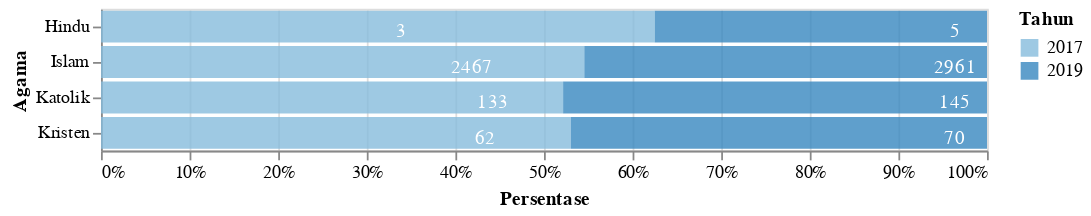

The code cell stored with this chart in its notebook:
### Markdown cell above
<h2> Kependudukan Berdasarkan Agama</h2>

### Code cell
df_2 = data('Agama')
df_2 = df_2.loc[df_2['Data']=='Kependudukan']
plot2 = plot_1(df_2,'Persentase','Agama',500)
plot2

### Figure 1 — Vega-Lite specification as saved in the notebook (floating-point values rounded to 4 significant figures)
{"config": {"view": {"continuousWidth": 400, "continuousHeight": 300}}, "layer": [{"mark": {"type": "bar", "opacity": 0.8}, "encoding": {"color": {"condition": {"type": "ordinal", "field": "Tahun", "scale": {"scheme": "blues"}, "selection": "selector001"}, "value": "lightgray"}, "x": {"type": "quantitative", "axis": {"format": ".0%"}, "field": "N", "stack": "normalize", "title": "Persentase"}, "y": {"type": "ordinal", "field": "Keterangan", "title": "Agama"}}, "selection": {"selector001": {"type": "single", "encodings": ["y", "color"]}}}, {"mark": {"type": "text", "color": "white", "dx": -18, "dy": 3}, "encoding": {"detail": {"type": "ordinal", "field": "Tahun"}, "text": {"type": "ordinal", "field": "N"}, "tooltip": [{"type": "quantitative", "field": "Tahun"}, {"type": "nominal", "field": "Keterangan"}, {"type": "quantitative", "field": "N"}, {"type": "nominal", "field": "Satuan"}], "x": {"type": "quantitative", "field": "N", "stack": "normalize"}, "y": {"type": "ordinal", "field": "Keterangan"}}, "selection": {"selector004": {"type": "interval", "bind": "scales", "encodings": ["x", "y"]}}}], "data": {"name": "data-d47213ecd7cbd7da2d227caef7d6c5f0"}, "width": 500, "$schema": "https://vega.github.io/schema/vega-lite/v4.8.1.json", "datasets": {"data-d47213ecd7cbd7da2d227caef7d6c5f0": [{"Tahun": 2017, "Kode": 1, "Data": "Kependudukan", "Kode Kategori": 1.4, "Kategori": "Agama", "Keterangan": "Islam", "N": 2961.0, "Satuan": "Orang"}, {"Tahun": 2017, "Kode": 1, "Data": "Kependudukan", "Kode Kategori": 1.4, "Kategori": "Agama", "Keterangan": "Kristen", "N": 70.0, "Satuan": "Orang"}, {"Tahun": 2017, "Kode": 1, "Data": "Kependudukan", "Kode Kategori": 1.4, "Kategori": "Agama", "Keterangan": "Katolik", "N": 145.0, "Satuan": "Orang"}, {"Tahun": 2017, "Kode": 1, "Data": "Kependudukan", "Kode Kategori": 1.4, "Kategori": "Agama", "Keterangan": "Hindu", "N": 5.0, "Satuan": "Orang"}, {"Tahun": 2017, "Kode": 1, "Data": "Kependudukan", "Kode Kategori": 1.4, "Kategori": "Agama", "Keterangan": "Budha", "N": null, "Satuan": "Orang"}, {"Tahun": 2019, "Kode": 1, "Data": "Kependudukan", "Kode Kategori": 1.4, "Kategori": "Agama", "Keterangan": "Islam", "N": 2467.0, "Satuan": "Orang"}, {"Tahun": 2019, "Kode": 1, "Data": "Kependudukan", "Kode Kategori": 1.4, "Kategori": "Agama", "Keterangan": "Kristen", "N": 62.0, "Satuan": "Orang"}, {"Tahun": 2019, "Kode": 1, "Data": "Kependudukan", "Kode Kategori": 1.4, "Kategori": "Agama", "Keterangan": "Katolik", "N": 133.0, "Satuan": "Orang"}, {"Tahun": 2019, "Kode": 1, "Data": "Kependudukan", "Kode Kategori": 1.4, "Kategori": "Agama", "Keterangan": "Hindu", "N": 3.0, "Satuan": "Orang"}, {"Tahun": 2019, "Kode": 1, "Data": "Kependudukan", "Kode Kategori": 1.4, "Kategori": "Agama", "Keterangan": "Budha", "N": null, "Satuan": "Orang"}]}}
